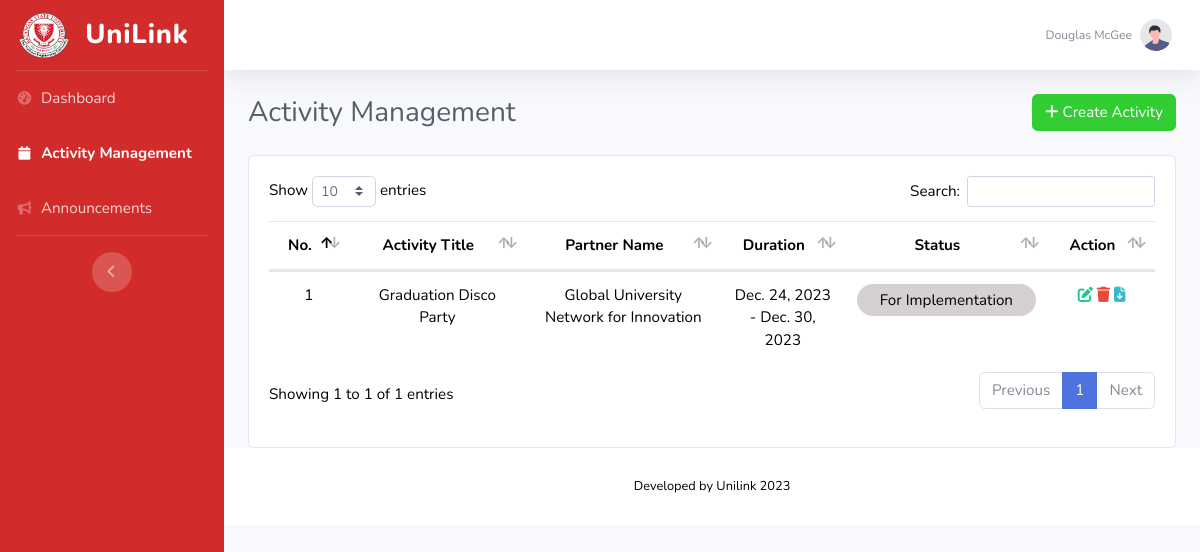
The app's page /FACULTY_ASSOCDEAN/ui-formsPreview.php, older data.
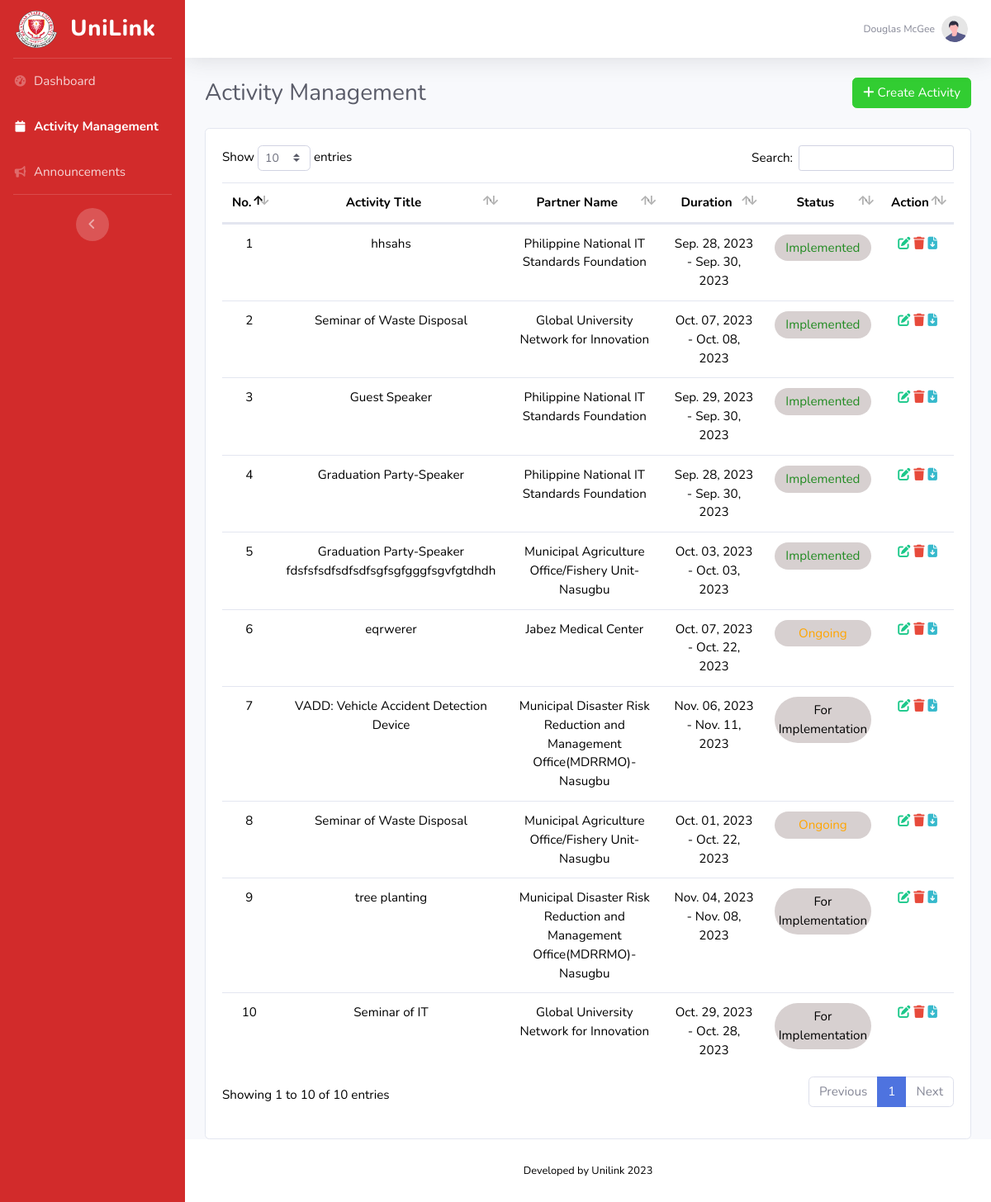
The same page, newer data.
### tables this page shows
CREATE TABLE `activityform` (
  `id` varchar(255) NOT NULL DEFAULT uuid(),
  `facultyID` int(100) NOT NULL,
  `activity_title` varchar(255) DEFAULT NULL,
  `campus` varchar(255) DEFAULT NULL,
  `college` varchar(100) DEFAULT NULL,
  `program` varchar(100) DEFAULT NULL,
  `partner_type` varchar(100) DEFAULT NULL,
  `partner` varchar(100) DEFAULT NULL,
  `start_date` date DEFAULT NULL,
  `end_date` date DEFAULT NULL,
  `rationale` mediumtext DEFAULT NULL,
  `objective` mediumtext DEFAULT NULL,
  `budget` varchar(100) DEFAULT NULL
);

### FACULTY_ASSOCDEAN/ui-formsPreview.php (the view, shortened to what this page needs)
<!DOCTYPE html>
<html lang="en">
<head>
    <link href="vendor/fontawesome-free/css/all.min.css" rel="stylesheet" type="text/css">
     <link href="css/sb-admin-2.min.css" rel="stylesheet">
     <link rel="stylesheet" href="https://cdnjs.cloudflare.com/ajax/libs/twitter-bootstrap/4.5.2/css/bootstrap.css">
    <link href="https://maxcdn.bootstrapcdn.com/bootstrap/4.5.2/css/bootstrap.min.css" rel="stylesheet">
    <link href="vendor/datatables/dataTables.bootstrap4.min.css" rel="stylesheet">
    <link href="css/sb-admin-2.min.css" rel="stylesheet">
</head>
<body id="page-top">
    <div id="wrapper">
        <ul class="navbar-nav bg-gradient-primary sidebar sidebar-dark accordion" id="accordionSidebar">
            <a class="sidebar-brand d-flex align-items-center justify-content-center" href="index.php">
                <img src="..\imgs\BSU.png" height="45" width="50">
                <div class="sidebar-brand-text mx-3">UniLink</div>
            </a>
            <hr class="sidebar-divider my-0">
            <li class="nav-item">
                <a class="nav-link" href="index.php">
                    <i class="fas fa-fw fa-tachometer-alt"></i>
                    <span>Dashboard</span></a>
            </li>
            <li class="nav-item active">
                <a class="nav-link" href="ui-formsPreview.php">
                    <i class="fas fa-fw fa-calendar"></i>
                    <span>Activity Management</span></a>
            </li>
            <li class="nav-item">
                <a class="nav-link" href="ui-announcement.php">
                    <i class="fas fa-fw fa-bullhorn"></i>
                    <span>Announcements</span>
                </a>
            </li>
            <hr class="sidebar-divider">
            <div class="text-center d-none d-md-inline">
                <button class="rounded-circle border-0" id="sidebarToggle"></button>
            </div>
        </ul>
        <div id="content-wrapper" class="d-flex flex-column">
            <div id="content">
                <nav class="navbar navbar-expand navbar-light bg-white topbar mb-4 static-top shadow">
                    <ul class="navbar-nav ml-auto">
                        <li class="nav-item dropdown no-arrow">
                            <a class="nav-link dropdown-toggle" href="#" id="userDropdown" role="button"
                                data-toggle="dropdown" aria-haspopup="true" aria-expanded="false">
                                <span class="mr-2 d-none d-lg-inline text-gray-600 small">Douglas McGee</span>
                                <img class="img-profile rounded-circle"
                                    src="imgs/undraw_profile.svg">
                            </a>
                        </li>
                    </ul>
                </nav>
                <div class="container-fluid">
                    <div class="d-flex justify-content-between align-items-center mb-4">
                        <h3 class="h3 mb-0 text-gray-800">Activity Management</h3>
                        <div class="d-flex">
                            <a class="btn btn-primary rounded-fill" href="ui-forms.php" role="button">
                                <i class="fas fa-plus"></i> Create Activity
                            </a>
                        </div>
                    </div>
                    <div class="card">
                        <div class="card-body">
                            <div class="table">
                             <table id="activityTable" class="display" data-ordering="true" data-paging="true" data-searching="true">
                                <thead style='text-align: center;'>
                                    <tr>
                                        <th >No.</th>
                                        <th style="width: 20%">Activity Title</th>
                                        <th style="width: 22%;">Partner Name</th>
                                        <th style="width: 14%">Duration</th>
                                        <th>Status</th>
                                        <th>Action</th>
                                    </tr>
                                </thead>
                               <tbody>
                        <?php
                        $servername = "localhost";
                        $username = "root";
                        $password = "";
                        $dbname = "unilink";
                        $conn = new mysqli($servername, $username, $password, $dbname);
                        $sql = "SELECT * FROM activityform";
                        $result = $conn->query($sql);
                        if ($result->num_rows > 0) {
                            $i = 1;
                            while ($row = $result->fetch_assoc()) {
                                $status = '';
                                $start_date = strtotime($row['start_date']);
                                $end_date = strtotime($row['end_date']);
                                $today = strtotime(date('Y-m-d'));
                                if ($start_date > $today) {
                                    $status = 'For Implementation';
                                    $textColor = 'black';
                                } elseif ($start_date <= $today && $end_date > $today) {
                                    $status = 'Ongoing';
                                    $textColor = 'orange';
                                } elseif ($end_date <= $today) {
                                    $status = 'Implemented';
                                    $textColor = '#228B22';
                                }
                                echo "<tr>";
                                echo "<td style='text-align: center;'>" . $i . "</td>";
                                echo "<td style='text-align: center;'>" . $row["activity_title"] . "</td>";
                                echo "<td style='text-align: center;'>" . $row["partner"] . "</td>";
                                echo "<td style='text-align: center;'>" . date("M. d, Y", $start_date) . " - " . date("M. d, Y", $end_date) . " </td>";
                                echo '<td style="text-align: center;"><div style="background-color: #d7d0d0; color: ' . $textColor . '; padding: 5px; border-radius: 45px;">' . $status . '</div></td>';
                                echo "<td style='text-align: center;'>
                                        <a href='ui-formsEdit.php?id=" . $row["id"] . "'>
                                            <span class='fas fa-edit text-success'></span>
                                        </a>
                                        <a href='delete.php?id=" . $row["id"] . "'><span class='fas fa-trash text-danger'></span></a>
                                        <a href='pdf.php?id=". $row["id"]."' target='_blank' class='fas fa-file-download text-info'></a>
                                    </td>";
                                echo "</tr>";
                                $i++;
                            }
                        } else {
                            echo "No data found";
                        }
                        ?>
                </tbody>
                            </table>
                        </div>
                    </div>
                    </div>
                </div>
                <footer class="sticky-footer bg-white">
                    <div class="container my-auto">
                        <div class="copyright text-center my-auto">
                            <span>Developed by Unilink 2023</span>
                        </div>
                    </div>
                </footer>
            </div>
<?php
    include 'footer.php';
?>
    </body>
</html>

### FACULTY_ASSOCDEAN/footer.php (shortened to what this page needs)
</body>
</html>

Row changes from the older to the newer data that the page shows:
removed activityform: activity_title "Graduation Disco Party", partner "Global University Network for Innovation", start_date "Dec. 24, 2023", end_date "Dec. 30, 2023", start_date "For Implementation"
added activityform: activity_title "hhsahs", partner "Philippine National IT Standards Foundation", start_date "Sep. 28, 2023", end_date "Sep. 30, 2023", status "Implemented"
added activityform: activity_title "Seminar of Waste Disposal", partner "Global University Network for Innovation", start_date "Oct. 07, 2023", end_date "Oct. 08, 2023", status "Implemented"
added activityform: activity_title "Guest Speaker", partner "Philippine National IT Standards Foundation", start_date "Sep. 29, 2023", end_date "Sep. 30, 2023", status "Implemented"
added activityform: activity_title "Graduation Party-Speaker", partner "Philippine National IT Standards Foundation", start_date "Sep. 28, 2023", end_date "Sep. 30, 2023", status "Implemented"
added activityform: activity_title "Graduation Party-Speaker fdsfsfsdfsdfsdfsgfsgfgggfsgvfgtdhdh", partner "Municipal Agriculture Office/Fishery Unit-Nasugbu", start_date "Oct. 03, 2023", end_date "Oct. 03, 2023", status "Implemented"
added activityform: activity_title "eqrwerer", partner "Jabez Medical Center", start_date "Oct. 07, 2023", end_date "Oct. 22, 2023", status "Ongoing"
added activityform: activity_title "VADD: Vehicle Accident Detection Device", partner "Municipal Disaster Risk Reduction and Management Office(MDRRMO)-Nasugbu", start_date "Nov. 06, 2023", end_date "Nov. 11, 2023", start_date "For Implementation"
added activityform: activity_title "Seminar of Waste Disposal", partner "Municipal Agriculture Office/Fishery Unit-Nasugbu", start_date "Oct. 01, 2023", end_date "Oct. 22, 2023", status "Ongoing"
added activityform: activity_title "tree planting", partner "Municipal Disaster Risk Reduction and Management Office(MDRRMO)-Nasugbu", start_date "Nov. 04, 2023", end_date "Nov. 08, 2023", start_date "For Implementation"
added activityform: activity_title "Seminar of IT", partner "Global University Network for Innovation", start_date "Oct. 29, 2023", end_date "Oct. 28, 2023", start_date "For Implementation"
Text that changed along with them:
text written by a page script: "Show entries Search: Showing 1 to 1 of 1 entries Previous 1 Next" → "Show entries Search: Showing 1 to 10 of 10 entries Previous 1 Next"
